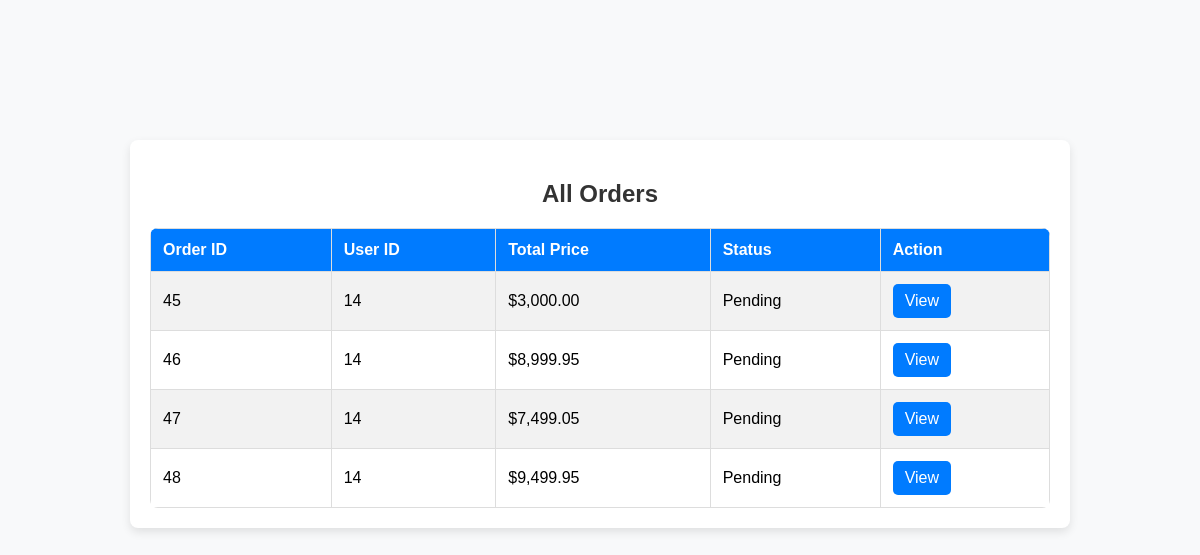
The app's page /profile/orders.php (signed in) with its own data.
### tables this page shows
CREATE TABLE `orders` (
  `order_id` int(11) NOT NULL,
  `user_id` int(11) DEFAULT NULL,
  `total_price` decimal(10,2) NOT NULL,
  `status` enum('Pending','Processing','Shipped','Delivered','Cancelled') DEFAULT 'Pending'
);

### profile/orders.php (the view, shortened to what this page needs)
<?php
include "../db/config.php";
$user_id = $_SESSION["user_id"];
$sql = "SELECT order_id, user_id, total_price, status FROM orders WHERE user_id = $user_id AND status <> 5";
$result = $conn->query($sql);
?>
<!DOCTYPE html>
<html lang="en">
<head>
</head>
<body>
<div class="container">
    <h2>All Orders</h2>
    <table>
        <tr>
            <th>Order ID</th>
            <th>User ID</th>
            <th>Total Price</th>
            <th>Status</th>
            <th>Action</th>
        </tr>
        <?php while ($row = $result->fetch_assoc()) { ?>
            <tr>
                <td><?php echo $row["order_id"]; ?></td>
                <td><?php echo $row["user_id"]; ?></td>
                <td>$<?php echo number_format($row["total_price"], 2); ?></td>
                <td><?php echo $row["status"]; ?></td>
                <td><a href="view_order.php?order_id=<?php echo $row['order_id']; ?>" class="view-btn">View</a></td>
            </tr>
        <?php } ?>
    </table>
</div>
</body>
</html>

### profile/orders.php (style rules this page uses)
body { font-family: Arial, sans-serif; background: #f8f9fa; margin: 20px; }
.container { margin-top: 140px !important; max-width: 900px; margin: auto; background: white; padding: 20px; border-radius: 8px; box-shadow: 0px 4px 10px rgba(0, 0, 0, 0.1); }
h2 { text-align: center; color: #333; }
table { width: 100%; border-collapse: collapse; margin-top: 20px; background: white; border-radius: 8px; overflow: hidden; }
th, td { padding: 12px; border: 1px solid #ddd; text-align: left; }
th { background: #007bff; color: white; }
tr:nth-child(even) { background: #f2f2f2; }
.view-btn { display: inline-block; padding: 8px 12px; background: #007bff; color: white; text-decoration: none; border-radius: 5px; transition: 0.3s; }

### records on screen
orders: order_id "45", user "14", total_price "3,000.00", status "Pending"
orders: order_id "46", user "14", total_price "8,999.95", status "Pending"
orders: order_id "47", user "14", total_price "7,499.05", status "Pending"
orders: order_id "48", user "14", total_price "9,499.95", status "Pending"
